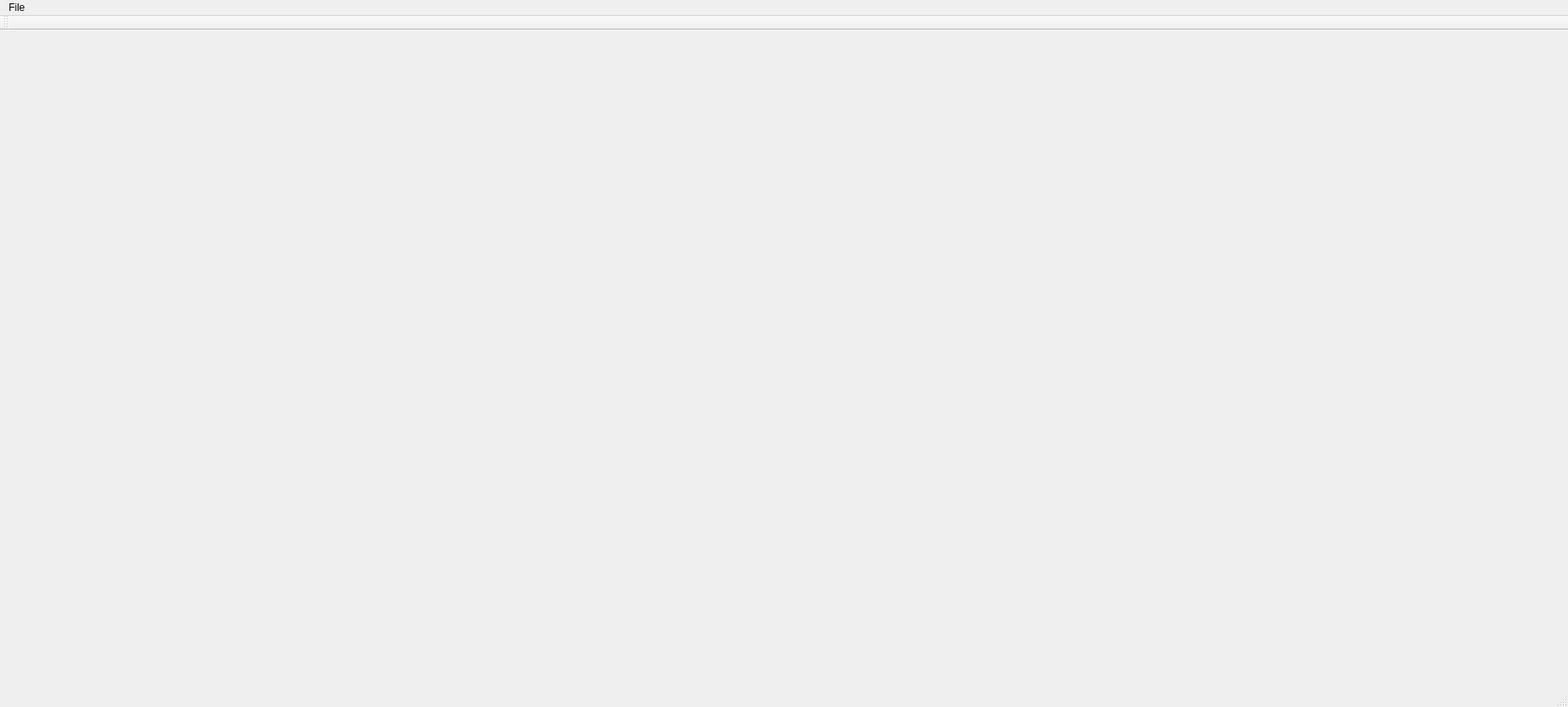
<?xml version="1.0" encoding="UTF-8"?>
<ui version="4.0">
 <class>MainWindow</class>
 <widget class="QMainWindow" name="MainWindow">
  <property name="geometry">
   <rect>
    <x>0</x>
    <y>0</y>
    <width>1862</width>
    <height>839</height>
   </rect>
  </property>
  <property name="windowTitle">
   <string>MainWindow</string>
  </property>
  <widget class="QWidget" name="centralWidget">
   <layout class="QGridLayout" name="gridLayout">
    <item row="0" column="0">
     <layout class="QHBoxLayout" name="horizontalLayout_2">
      <property name="spacing">
       <number>6</number>
      </property>
      <property name="leftMargin">
       <number>6</number>
      </property>
      <property name="topMargin">
       <number>6</number>
      </property>
      <property name="rightMargin">
       <number>6</number>
      </property>
      <property name="bottomMargin">
       <number>6</number>
      </property>
      <item>
       <widget class="Coordinator" name="customWidget_coordinator" native="true">
        <property name="minimumSize">
         <size>
          <width>400</width>
          <height>0</height>
         </size>
        </property>
        <property name="maximumSize">
         <size>
          <width>680</width>
          <height>16777215</height>
         </size>
        </property>
       </widget>
      </item>
      <item>
       <layout class="QVBoxLayout" name="verticalLayout_2">
        <property name="spacing">
         <number>6</number>
        </property>
        <property name="leftMargin">
         <number>6</number>
        </property>
        <property name="topMargin">
         <number>6</number>
        </property>
        <property name="rightMargin">
         <number>6</number>
        </property>
        <property name="bottomMargin">
         <number>6</number>
        </property>
        <item>
         <widget class="TopBanner" name="customWidget_topBanner" native="true">
          <property name="maximumSize">
           <size>
            <width>16777215</width>
            <height>120</height>
           </size>
          </property>
         </widget>
        </item>
        <item>
         <widget class="ConnectStartStopBar" name="customWidget_connectStartStopBar" native="true">
          <property name="maximumSize">
           <size>
            <width>16777215</width>
            <height>120</height>
           </size>
          </property>
         </widget>
        </item>
        <item>
         <layout class="QHBoxLayout" name="horizontalLayout">
          <property name="spacing">
           <number>6</number>
          </property>
          <property name="leftMargin">
           <number>6</number>
          </property>
          <property name="topMargin">
           <number>6</number>
          </property>
          <property name="rightMargin">
           <number>6</number>
          </property>
          <property name="bottomMargin">
           <number>6</number>
          </property>
          <item>
           <widget class="ControllerTabs" name="customWidget_controller_tabs" native="true">
            <property name="sizePolicy">
             <sizepolicy hsizetype="Expanding" vsizetype="Preferred">
              <horstretch>0</horstretch>
              <verstretch>0</verstretch>
             </sizepolicy>
            </property>
           </widget>
          </item>
          <item>
           <widget class="EnableControllerLoadYamlBar" name="customWidget_enableControllerLoadYamlBar" native="true">
            <property name="enabled">
             <bool>true</bool>
            </property>
            <property name="sizePolicy">
             <sizepolicy hsizetype="Minimum" vsizetype="Preferred">
              <horstretch>0</horstretch>
              <verstretch>0</verstretch>
             </sizepolicy>
            </property>
            <property name="minimumSize">
             <size>
              <width>200</width>
              <height>0</height>
             </size>
            </property>
            <property name="maximumSize">
             <size>
              <width>500</width>
              <height>16777215</height>
             </size>
            </property>
           </widget>
          </item>
         </layout>
        </item>
       </layout>
      </item>
     </layout>
    </item>
   </layout>
  </widget>
  <widget class="QMenuBar" name="menuBar">
   <property name="geometry">
    <rect>
     <x>0</x>
     <y>0</y>
     <width>1862</width>
     <height>25</height>
    </rect>
   </property>
   <widget class="QMenu" name="menuFile">
    <property name="title">
     <string>File</string>
    </property>
    <addaction name="actionShowHide_Coordinator"/>
   </widget>
   <addaction name="menuFile"/>
  </widget>
  <widget class="QToolBar" name="mainToolBar">
   <attribute name="toolBarArea">
    <enum>TopToolBarArea</enum>
   </attribute>
   <attribute name="toolBarBreak">
    <bool>false</bool>
   </attribute>
  </widget>
  <widget class="QStatusBar" name="statusBar"/>
  <action name="actionShowHide_Coordinator">
   <property name="text">
    <string>Hide Coordinator</string>
   </property>
  </action>
 </widget>
 <layoutdefault spacing="6" margin="11"/>
 <customwidgets>
  <customwidget>
   <class>TopBanner</class>
   <extends>QWidget</extends>
   <header location="global">topbanner.h</header>
   <container>1</container>
  </customwidget>
  <customwidget>
   <class>ConnectStartStopBar</class>
   <extends>QWidget</extends>
   <header location="global">connectstartstopbar.h</header>
   <container>1</container>
  </customwidget>
  <customwidget>
   <class>EnableControllerLoadYamlBar</class>
   <extends>QWidget</extends>
   <header>enablecontrollerloadyamlbar.h</header>
   <container>1</container>
  </customwidget>
  <customwidget>
   <class>ControllerTabs</class>
   <extends>QWidget</extends>
   <header>controllertabs.h</header>
   <container>1</container>
  </customwidget>
  <customwidget>
   <class>Coordinator</class>
   <extends>QWidget</extends>
   <header>coordinator.h</header>
   <container>1</container>
  </customwidget>
 </customwidgets>
 <resources/>
 <connections/>
</ui>
